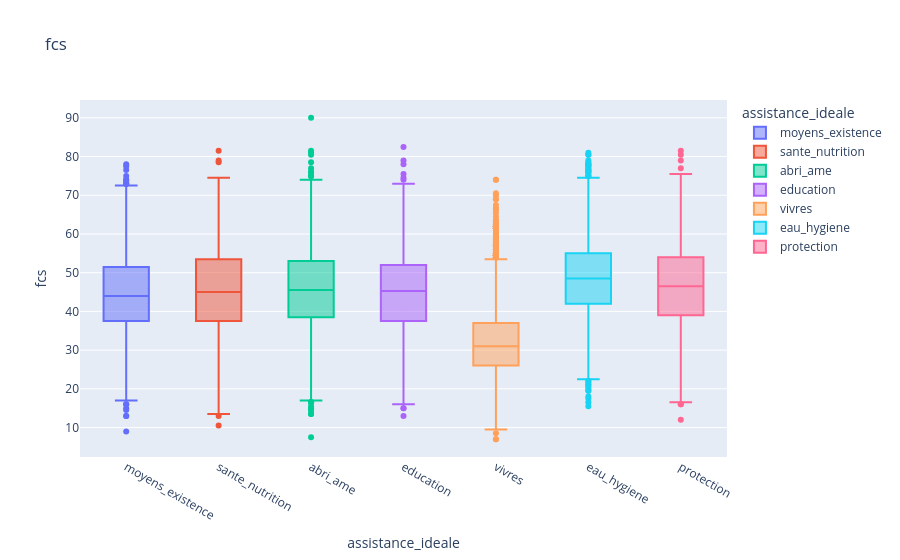
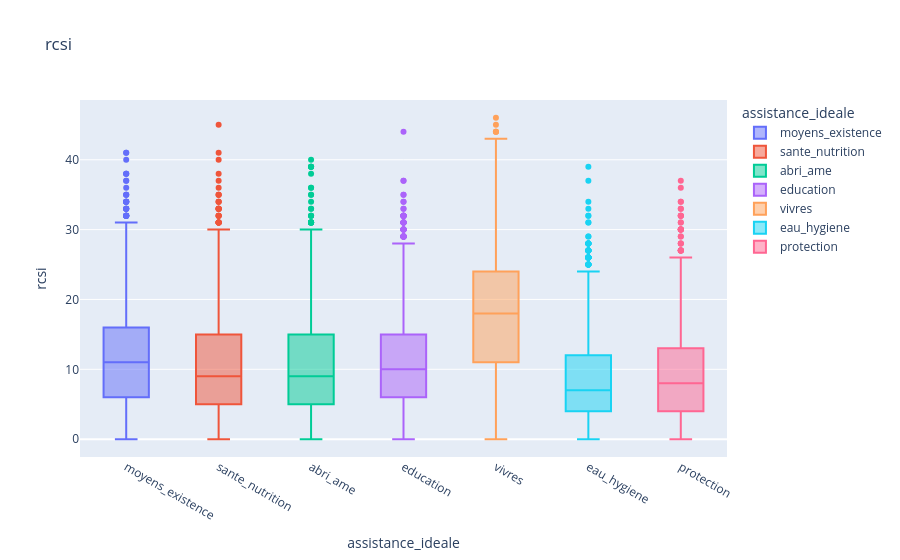
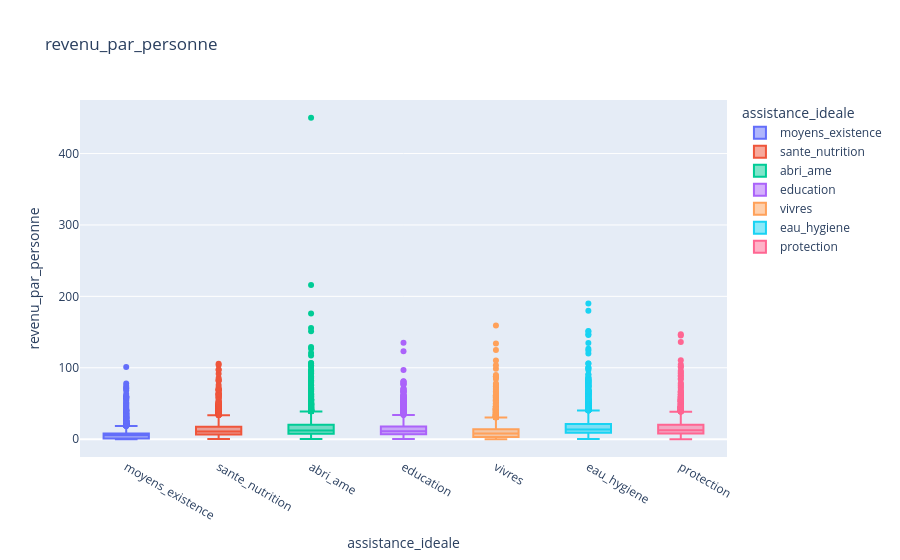
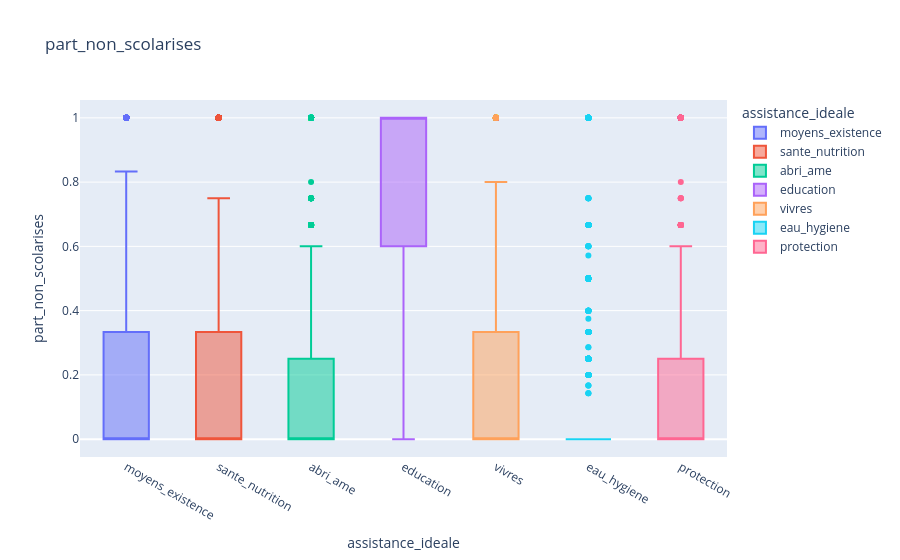

Notebook code for these charts, in order:
### Code cell
# Fonction permettant de visualiser les boxplots par type d'assistance
# (sur 20 000 ménages tirés au hasard : avec les 100 000, le notebook devient très lourd)
echantillon = df.sample(20000, random_state = 42)
def boxplot_func(col):
    fig = px.box(echantillon, x = 'assistance_ideale', y = col, color = 'assistance_ideale', title = col)
    fig.show()

for col in ['fcs', 'rcsi', 'revenu_par_personne', 'part_non_scolarises']:
    boxplot_func(col)

### Figure 1 — Plotly figure (JSON) as saved in the notebook; plotly's stock layout.template omitted (floating-point values rounded to 4 significant figures; data arrays with more than 128 entries replaced by an {"elided": "..."} marker saying what was removed)
{"data": [{"alignmentgroup": "True", "hovertemplate": "assistance_ideale=%{x}<br>fcs=%{y}<extra></extra>", "legendgroup": "moyens_existence", "marker": {"color": "#636efa"}, "name": "moyens_existence", "notched": false, "offsetgroup": "moyens_existence", "orientation": "v", "showlegend": true, "type": "box", "x": {"elided": "3022 str values"}, "x0": " ", "xaxis": "x", "y": {"elided": "3022 float values"}, "y0": " ", "yaxis": "y"}, {"alignmentgroup": "True", "hovertemplate": "assistance_ideale=%{x}<br>fcs=%{y}<extra></extra>", "legendgroup": "sante_nutrition", "marker": {"color": "#EF553B"}, "name": "sante_nutrition", "notched": false, "offsetgroup": "sante_nutrition", "orientation": "v", "showlegend": true, "type": "box", "x": {"elided": "1839 str values"}, "x0": " ", "xaxis": "x", "y": {"elided": "1839 float values"}, "y0": " ", "yaxis": "y"}, {"alignmentgroup": "True", "hovertemplate": "assistance_ideale=%{x}<br>fcs=%{y}<extra></extra>", "legendgroup": "abri_ame", "marker": {"color": "#00cc96"}, "name": "abri_ame", "notched": false, "offsetgroup": "abri_ame", "orientation": "v", "showlegend": true, "type": "box", "x": {"elided": "4029 str values"}, "x0": " ", "xaxis": "x", "y": {"elided": "4029 float values"}, "y0": " ", "yaxis": "y"}, {"alignmentgroup": "True", "hovertemplate": "assistance_ideale=%{x}<br>fcs=%{y}<extra></extra>", "legendgroup": "education", "marker": {"color": "#ab63fa"}, "name": "education", "notched": false, "offsetgroup": "education", "orientation": "v", "showlegend": true, "type": "box", "x": {"elided": "2418 str values"}, "x0": " ", "xaxis": "x", "y": {"elided": "2418 float values"}, "y0": " ", "yaxis": "y"}, {"alignmentgroup": "True", "hovertemplate": "assistance_ideale=%{x}<br>fcs=%{y}<extra></extra>", "legendgroup": "vivres", "marker": {"color": "#FFA15A"}, "name": "vivres", "notched": false, "offsetgroup": "vivres", "orientation": "v", "showlegend": true, "type": "box", "x": {"elided": "3280 str values"}, "x0": " ", "xaxis": "x", "y": {"elided": "3280 float values"}, "y0": " ", "yaxis": "y"}, {"alignmentgroup": "True", "hovertemplate": "assistance_ideale=%{x}<br>fcs=%{y}<extra></extra>", "legendgroup": "eau_hygiene", "marker": {"color": "#19d3f3"}, "name": "eau_hygiene", "notched": false, "offsetgroup": "eau_hygiene", "orientation": "v", "showlegend": true, "type": "box", "x": {"elided": "3500 str values"}, "x0": " ", "xaxis": "x", "y": {"elided": "3500 float values"}, "y0": " ", "yaxis": "y"}, {"alignmentgroup": "True", "hovertemplate": "assistance_ideale=%{x}<br>fcs=%{y}<extra></extra>", "legendgroup": "protection", "marker": {"color": "#FF6692"}, "name": "protection", "notched": false, "offsetgroup": "protection", "orientation": "v", "showlegend": true, "type": "box", "x": {"elided": "1912 str values"}, "x0": " ", "xaxis": "x", "y": {"elided": "1912 float values"}, "y0": " ", "yaxis": "y"}], "layout": {"boxmode": "overlay", "legend": {"title": {"text": "assistance_ideale"}, "tracegroupgap": 0}, "title": {"text": "fcs"}, "xaxis": {"anchor": "y", "categoryarray": ["moyens_existence", "sante_nutrition", "abri_ame", "education", "vivres", "eau_hygiene", "protection"], "categoryorder": "array", "domain": [0.0, 1.0], "title": {"text": "assistance_ideale"}}, "yaxis": {"anchor": "x", "domain": [0.0, 1.0], "title": {"text": "fcs"}}}}

### Figure 2 — Plotly figure (JSON) as saved in the notebook; plotly's stock layout.template omitted (floating-point values rounded to 4 significant figures; data arrays with more than 128 entries replaced by an {"elided": "..."} marker saying what was removed)
{"data": [{"alignmentgroup": "True", "hovertemplate": "assistance_ideale=%{x}<br>rcsi=%{y}<extra></extra>", "legendgroup": "moyens_existence", "marker": {"color": "#636efa"}, "name": "moyens_existence", "notched": false, "offsetgroup": "moyens_existence", "orientation": "v", "showlegend": true, "type": "box", "x": {"elided": "3022 str values"}, "x0": " ", "xaxis": "x", "y": {"elided": "3022 int values"}, "y0": " ", "yaxis": "y"}, {"alignmentgroup": "True", "hovertemplate": "assistance_ideale=%{x}<br>rcsi=%{y}<extra></extra>", "legendgroup": "sante_nutrition", "marker": {"color": "#EF553B"}, "name": "sante_nutrition", "notched": false, "offsetgroup": "sante_nutrition", "orientation": "v", "showlegend": true, "type": "box", "x": {"elided": "1839 str values"}, "x0": " ", "xaxis": "x", "y": {"elided": "1839 int values"}, "y0": " ", "yaxis": "y"}, {"alignmentgroup": "True", "hovertemplate": "assistance_ideale=%{x}<br>rcsi=%{y}<extra></extra>", "legendgroup": "abri_ame", "marker": {"color": "#00cc96"}, "name": "abri_ame", "notched": false, "offsetgroup": "abri_ame", "orientation": "v", "showlegend": true, "type": "box", "x": {"elided": "4029 str values"}, "x0": " ", "xaxis": "x", "y": {"elided": "4029 int values"}, "y0": " ", "yaxis": "y"}, {"alignmentgroup": "True", "hovertemplate": "assistance_ideale=%{x}<br>rcsi=%{y}<extra></extra>", "legendgroup": "education", "marker": {"color": "#ab63fa"}, "name": "education", "notched": false, "offsetgroup": "education", "orientation": "v", "showlegend": true, "type": "box", "x": {"elided": "2418 str values"}, "x0": " ", "xaxis": "x", "y": {"elided": "2418 int values"}, "y0": " ", "yaxis": "y"}, {"alignmentgroup": "True", "hovertemplate": "assistance_ideale=%{x}<br>rcsi=%{y}<extra></extra>", "legendgroup": "vivres", "marker": {"color": "#FFA15A"}, "name": "vivres", "notched": false, "offsetgroup": "vivres", "orientation": "v", "showlegend": true, "type": "box", "x": {"elided": "3280 str values"}, "x0": " ", "xaxis": "x", "y": {"elided": "3280 int values"}, "y0": " ", "yaxis": "y"}, {"alignmentgroup": "True", "hovertemplate": "assistance_ideale=%{x}<br>rcsi=%{y}<extra></extra>", "legendgroup": "eau_hygiene", "marker": {"color": "#19d3f3"}, "name": "eau_hygiene", "notched": false, "offsetgroup": "eau_hygiene", "orientation": "v", "showlegend": true, "type": "box", "x": {"elided": "3500 str values"}, "x0": " ", "xaxis": "x", "y": {"elided": "3500 int values"}, "y0": " ", "yaxis": "y"}, {"alignmentgroup": "True", "hovertemplate": "assistance_ideale=%{x}<br>rcsi=%{y}<extra></extra>", "legendgroup": "protection", "marker": {"color": "#FF6692"}, "name": "protection", "notched": false, "offsetgroup": "protection", "orientation": "v", "showlegend": true, "type": "box", "x": {"elided": "1912 str values"}, "x0": " ", "xaxis": "x", "y": {"elided": "1912 int values"}, "y0": " ", "yaxis": "y"}], "layout": {"boxmode": "overlay", "legend": {"title": {"text": "assistance_ideale"}, "tracegroupgap": 0}, "title": {"text": "rcsi"}, "xaxis": {"anchor": "y", "categoryarray": ["moyens_existence", "sante_nutrition", "abri_ame", "education", "vivres", "eau_hygiene", "protection"], "categoryorder": "array", "domain": [0.0, 1.0], "title": {"text": "assistance_ideale"}}, "yaxis": {"anchor": "x", "domain": [0.0, 1.0], "title": {"text": "rcsi"}}}}

### Figure 3 — Plotly figure (JSON) as saved in the notebook; plotly's stock layout.template omitted (floating-point values rounded to 4 significant figures; data arrays with more than 128 entries replaced by an {"elided": "..."} marker saying what was removed)
{"data": [{"alignmentgroup": "True", "hovertemplate": "assistance_ideale=%{x}<br>revenu_par_personne=%{y}<extra></extra>", "legendgroup": "moyens_existence", "marker": {"color": "#636efa"}, "name": "moyens_existence", "notched": false, "offsetgroup": "moyens_existence", "orientation": "v", "showlegend": true, "type": "box", "x": {"elided": "3022 str values"}, "x0": " ", "xaxis": "x", "y": {"elided": "3022 float values"}, "y0": " ", "yaxis": "y"}, {"alignmentgroup": "True", "hovertemplate": "assistance_ideale=%{x}<br>revenu_par_personne=%{y}<extra></extra>", "legendgroup": "sante_nutrition", "marker": {"color": "#EF553B"}, "name": "sante_nutrition", "notched": false, "offsetgroup": "sante_nutrition", "orientation": "v", "showlegend": true, "type": "box", "x": {"elided": "1839 str values"}, "x0": " ", "xaxis": "x", "y": {"elided": "1839 float values"}, "y0": " ", "yaxis": "y"}, {"alignmentgroup": "True", "hovertemplate": "assistance_ideale=%{x}<br>revenu_par_personne=%{y}<extra></extra>", "legendgroup": "abri_ame", "marker": {"color": "#00cc96"}, "name": "abri_ame", "notched": false, "offsetgroup": "abri_ame", "orientation": "v", "showlegend": true, "type": "box", "x": {"elided": "4029 str values"}, "x0": " ", "xaxis": "x", "y": {"elided": "4029 float values"}, "y0": " ", "yaxis": "y"}, {"alignmentgroup": "True", "hovertemplate": "assistance_ideale=%{x}<br>revenu_par_personne=%{y}<extra></extra>", "legendgroup": "education", "marker": {"color": "#ab63fa"}, "name": "education", "notched": false, "offsetgroup": "education", "orientation": "v", "showlegend": true, "type": "box", "x": {"elided": "2418 str values"}, "x0": " ", "xaxis": "x", "y": {"elided": "2418 float values"}, "y0": " ", "yaxis": "y"}, {"alignmentgroup": "True", "hovertemplate": "assistance_ideale=%{x}<br>revenu_par_personne=%{y}<extra></extra>", "legendgroup": "vivres", "marker": {"color": "#FFA15A"}, "name": "vivres", "notched": false, "offsetgroup": "vivres", "orientation": "v", "showlegend": true, "type": "box", "x": {"elided": "3280 str values"}, "x0": " ", "xaxis": "x", "y": {"elided": "3280 float values"}, "y0": " ", "yaxis": "y"}, {"alignmentgroup": "True", "hovertemplate": "assistance_ideale=%{x}<br>revenu_par_personne=%{y}<extra></extra>", "legendgroup": "eau_hygiene", "marker": {"color": "#19d3f3"}, "name": "eau_hygiene", "notched": false, "offsetgroup": "eau_hygiene", "orientation": "v", "showlegend": true, "type": "box", "x": {"elided": "3500 str values"}, "x0": " ", "xaxis": "x", "y": {"elided": "3500 float values"}, "y0": " ", "yaxis": "y"}, {"alignmentgroup": "True", "hovertemplate": "assistance_ideale=%{x}<br>revenu_par_personne=%{y}<extra></extra>", "legendgroup": "protection", "marker": {"color": "#FF6692"}, "name": "protection", "notched": false, "offsetgroup": "protection", "orientation": "v", "showlegend": true, "type": "box", "x": {"elided": "1912 str values"}, "x0": " ", "xaxis": "x", "y": {"elided": "1912 float values"}, "y0": " ", "yaxis": "y"}], "layout": {"boxmode": "overlay", "legend": {"title": {"text": "assistance_ideale"}, "tracegroupgap": 0}, "title": {"text": "revenu_par_personne"}, "xaxis": {"anchor": "y", "categoryarray": ["moyens_existence", "sante_nutrition", "abri_ame", "education", "vivres", "eau_hygiene", "protection"], "categoryorder": "array", "domain": [0.0, 1.0], "title": {"text": "assistance_ideale"}}, "yaxis": {"anchor": "x", "domain": [0.0, 1.0], "title": {"text": "revenu_par_personne"}}}}

### Figure 4 — Plotly figure (JSON) as saved in the notebook; plotly's stock layout.template omitted (floating-point values rounded to 4 significant figures; data arrays with more than 128 entries replaced by an {"elided": "..."} marker saying what was removed)
{"data": [{"alignmentgroup": "True", "hovertemplate": "assistance_ideale=%{x}<br>part_non_scolarises=%{y}<extra></extra>", "legendgroup": "moyens_existence", "marker": {"color": "#636efa"}, "name": "moyens_existence", "notched": false, "offsetgroup": "moyens_existence", "orientation": "v", "showlegend": true, "type": "box", "x": {"elided": "3022 str values"}, "x0": " ", "xaxis": "x", "y": {"elided": "3022 float values"}, "y0": " ", "yaxis": "y"}, {"alignmentgroup": "True", "hovertemplate": "assistance_ideale=%{x}<br>part_non_scolarises=%{y}<extra></extra>", "legendgroup": "sante_nutrition", "marker": {"color": "#EF553B"}, "name": "sante_nutrition", "notched": false, "offsetgroup": "sante_nutrition", "orientation": "v", "showlegend": true, "type": "box", "x": {"elided": "1839 str values"}, "x0": " ", "xaxis": "x", "y": {"elided": "1839 float values"}, "y0": " ", "yaxis": "y"}, {"alignmentgroup": "True", "hovertemplate": "assistance_ideale=%{x}<br>part_non_scolarises=%{y}<extra></extra>", "legendgroup": "abri_ame", "marker": {"color": "#00cc96"}, "name": "abri_ame", "notched": false, "offsetgroup": "abri_ame", "orientation": "v", "showlegend": true, "type": "box", "x": {"elided": "4029 str values"}, "x0": " ", "xaxis": "x", "y": {"elided": "4029 float values"}, "y0": " ", "yaxis": "y"}, {"alignmentgroup": "True", "hovertemplate": "assistance_ideale=%{x}<br>part_non_scolarises=%{y}<extra></extra>", "legendgroup": "education", "marker": {"color": "#ab63fa"}, "name": "education", "notched": false, "offsetgroup": "education", "orientation": "v", "showlegend": true, "type": "box", "x": {"elided": "2418 str values"}, "x0": " ", "xaxis": "x", "y": {"elided": "2418 float values"}, "y0": " ", "yaxis": "y"}, {"alignmentgroup": "True", "hovertemplate": "assistance_ideale=%{x}<br>part_non_scolarises=%{y}<extra></extra>", "legendgroup": "vivres", "marker": {"color": "#FFA15A"}, "name": "vivres", "notched": false, "offsetgroup": "vivres", "orientation": "v", "showlegend": true, "type": "box", "x": {"elided": "3280 str values"}, "x0": " ", "xaxis": "x", "y": {"elided": "3280 float values"}, "y0": " ", "yaxis": "y"}, {"alignmentgroup": "True", "hovertemplate": "assistance_ideale=%{x}<br>part_non_scolarises=%{y}<extra></extra>", "legendgroup": "eau_hygiene", "marker": {"color": "#19d3f3"}, "name": "eau_hygiene", "notched": false, "offsetgroup": "eau_hygiene", "orientation": "v", "showlegend": true, "type": "box", "x": {"elided": "3500 str values"}, "x0": " ", "xaxis": "x", "y": {"elided": "3500 float values"}, "y0": " ", "yaxis": "y"}, {"alignmentgroup": "True", "hovertemplate": "assistance_ideale=%{x}<br>part_non_scolarises=%{y}<extra></extra>", "legendgroup": "protection", "marker": {"color": "#FF6692"}, "name": "protection", "notched": false, "offsetgroup": "protection", "orientation": "v", "showlegend": true, "type": "box", "x": {"elided": "1912 str values"}, "x0": " ", "xaxis": "x", "y": {"elided": "1912 float values"}, "y0": " ", "yaxis": "y"}], "layout": {"boxmode": "overlay", "legend": {"title": {"text": "assistance_ideale"}, "tracegroupgap": 0}, "title": {"text": "part_non_scolarises"}, "xaxis": {"anchor": "y", "categoryarray": ["moyens_existence", "sante_nutrition", "abri_ame", "education", "vivres", "eau_hygiene", "protection"], "categoryorder": "array", "domain": [0.0, 1.0], "title": {"text": "assistance_ideale"}}, "yaxis": {"anchor": "x", "domain": [0.0, 1.0], "title": {"text": "part_non_scolarises"}}}}
